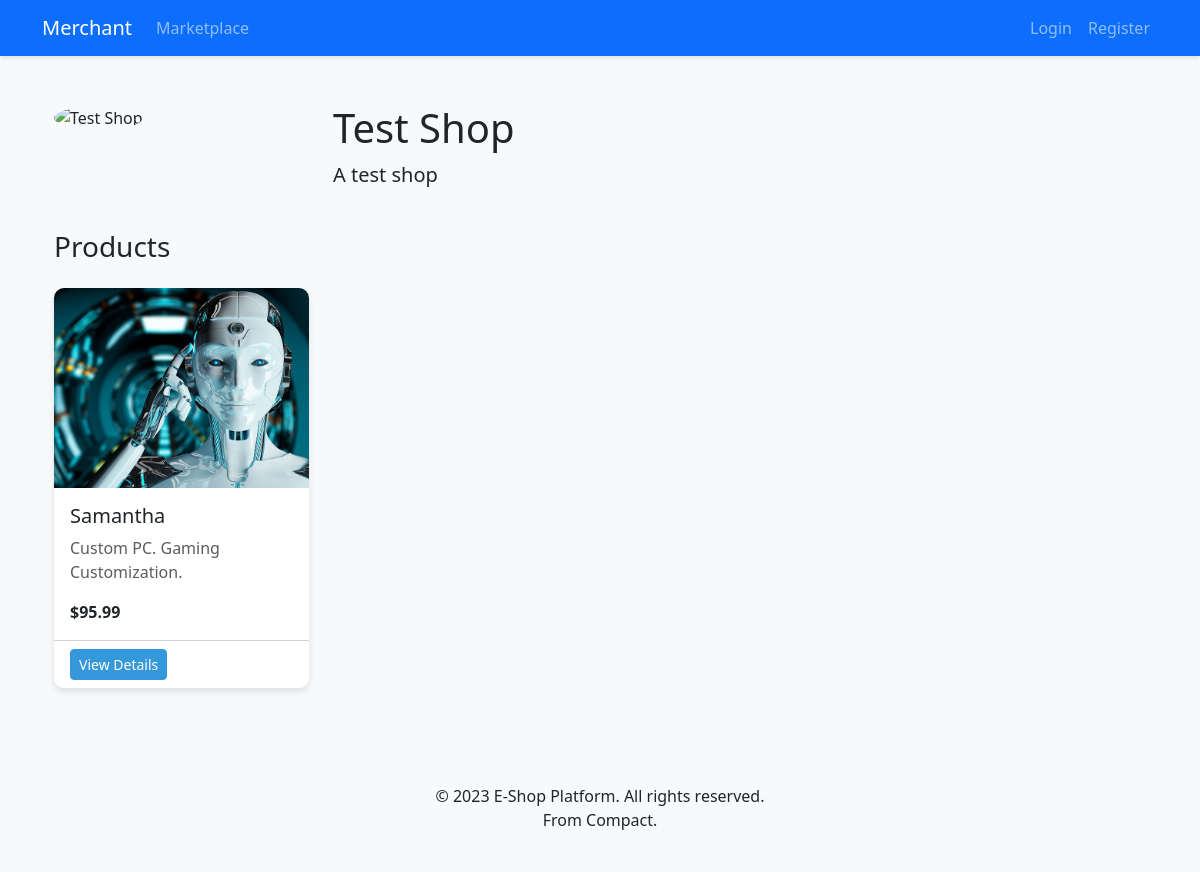
/shop/Test Shop, run on an earlier commit of the app's database.
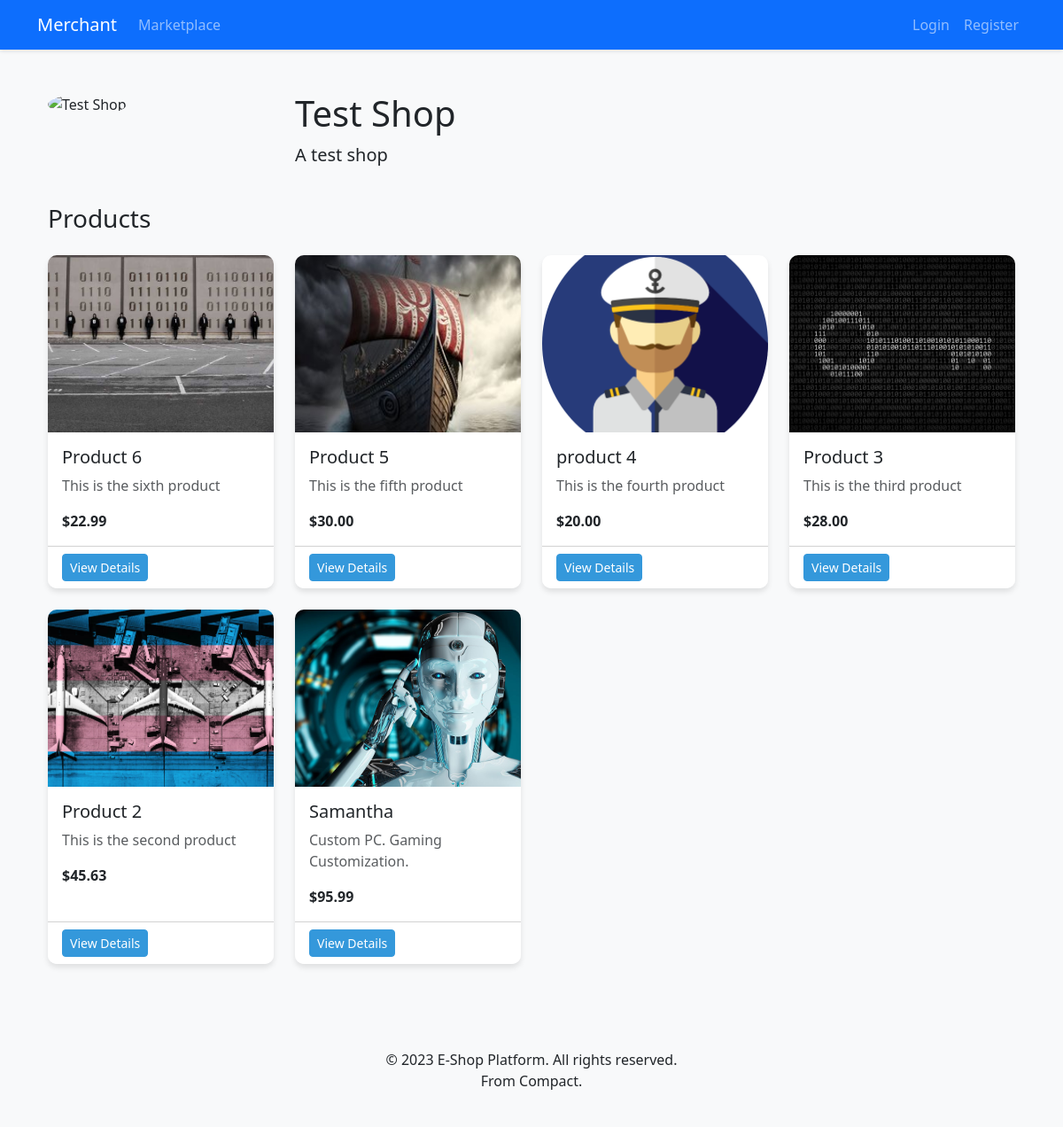
And on a later commit of the database.
### app/models.py (models this page shows)
class Product(db.Model):
    id = db.Column(db.Integer, primary_key=True)
    name = db.Column(db.String(100), index=True)
    description = db.Column(db.Text)
    price = db.Column(db.Float)
    quantity = db.Column(db.Integer)
    image = db.Column(db.String(100))
    created_at = db.Column(db.DateTime, default=datetime.utcnow)
    shop_id = db.Column(db.Integer, db.ForeignKey('shop.id'))
    category = db.Column(db.String(50))
    orders = db.relationship('OrderItem', backref='product', lazy='dynamic')

### app/main/routes.py (the view)
@bp.route('/shop/<shop_name>')
def shop_detail(shop_name):
    shop = Shop.query.filter_by(name=shop_name).first_or_404()
    products = shop.products.order_by(Product.created_at.desc()).all()
    return render_template('main/shop_detail.html', shop=shop, products=products)

### app/templates/main/shop_detail.html (shortened to what this page needs)
{% extends "base.html" %}
{% block content %}
<div class="container my-5">
    <div class="row mb-4">
        <div class="col-md-3">
            <img src="{{ url_for('static', filename='uploads/' + shop.logo) if shop.logo else url_for('static', filename='images/default-shop.png') }}"
                 class="img-fluid rounded-circle" alt="{{ shop.name }}" style="width: 150px; height: 150px; object-fit: cover;">
        </div>
        <div class="col-md-9">
            <h1>{{ shop.name }}</h1>
            <p class="lead">{{ shop.description }}</p>
        </div>
    </div>
    <div class="row">
        <div class="col-12">
            <h3 class="mb-4">Products</h3>
            {% if products %}
            <div class="row">
                {% for product in products %}
                <div class="col-md-3 mb-4">
                    <div class="card h-100">
                        <img src="{{ url_for('static', filename='uploads/' + product.image) if product.image else url_for('static', filename='images/default-product.png') }}"
                             class="card-img-top product-img" alt="{{ product.name }}">
                        <div class="card-body">
                            <h5 class="card-title">{{ product.name }}</h5>
                            <p class="card-text text-muted">{{ product.description|truncate(100) }}</p>
                            <p class="card-text fw-bold">${{ "%.2f"|format(product.price) }}</p>
                        </div>
                        <div class="card-footer bg-white">
                            <a href="{{ url_for('main.product_detail', product_id=product.id) }}" class="btn btn-sm btn-primary">View Details</a>
                        </div>
                    </div>
                </div>
                {% endfor %}
            </div>
            {% else %}
            <div class="alert alert-info">
                This shop doesn't have any products yet.
            </div>
            {% endif %}
        </div>
    </div>
</div>
{% endblock %}

What changed in the data, as far as the page shows it:
added Product: image (picture), name "Product 6", description "This is the sixth product", price "22.99"
added Product: image (picture), name "Product 5", description "This is the fifth product", price "30.00"
added Product: image (picture), name "product 4", description "This is the fourth product", price "20.00"
added Product: image (picture), name "Product 3", description "This is the third product", price "28.00"
added Product: image (picture), name "Product 2", description "This is the second product", price "45.63"
